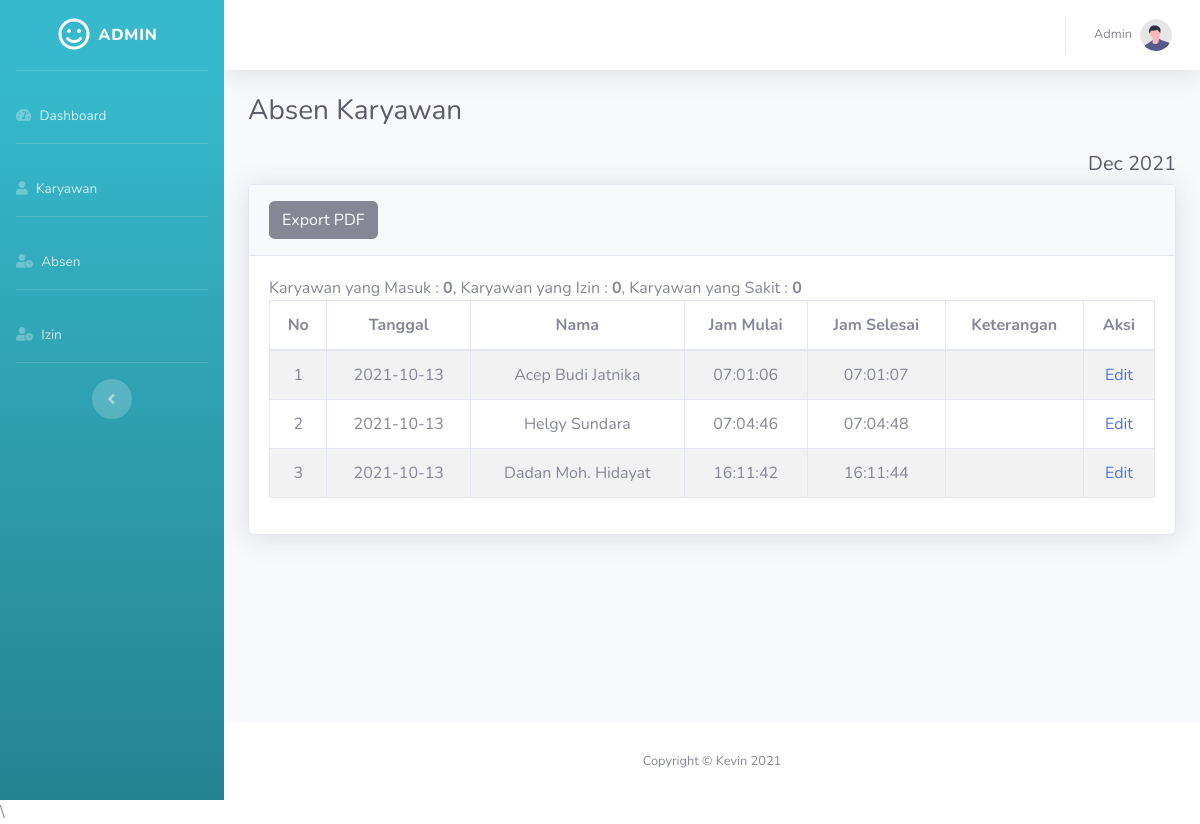
Page /absen.php (signed in) on the committed database.
### tables this page shows
CREATE TABLE `tb_absen` (
  `id` int(11) NOT NULL,
  `nik` varchar(200) NOT NULL,
  `tanggal` date NOT NULL,
  `start` time NOT NULL,
  `finish` time DEFAULT NULL,
  `keterangan` varchar(200) NOT NULL
);

CREATE TABLE `tb_karyawan` (
  `id` int(11) NOT NULL,
  `nama` varchar(200) NOT NULL,
  `nik` varchar(200) NOT NULL,
  `umur` int(11) NOT NULL,
  `alamat` varchar(200) NOT NULL,
  `telepon` varchar(20) NOT NULL,
  `jabatan` varchar(20) NOT NULL
);

### absen.php (the view, shortened to what this page needs)
<?php
include "connect.php";
$result = mysqli_query($koneksi, "SELECT * FROM tb_absen INNER JOIN tb_karyawan ON tb_absen.nik = tb_karyawan.nik");
$i = 1;
?>
<!DOCTYPE html>
<html lang="en">
<head>
    <link href="vendor/fontawesome-free/css/all.min.css" rel="stylesheet" type="text/css">
    <link href="css/sb-admin-2.min.css" rel="stylesheet">
    <link href="vendor/datatables/dataTables.bootstrap4.min.css" rel="stylesheet">
</head>
<body id="page-top">
    <div id="wrapper">
        <ul class="navbar-nav bg-gradient-info sidebar sidebar-dark accordion" id="accordionSidebar">
            <div class="sidebar-brand d-flex align-items-center justify-content-center">
                <div class="sidebar-brand-icon">
                    <i class="far fa-smile"></i>
                </div>
                <div class="sidebar-brand-text mx-2">Admin</div>
            </div>
            <hr class="sidebar-divider">
            <li class="nav-item">
                <a class="nav-link" href="index.php">
                    <i class="fas fa-tachometer-alt"></i>
                    <span>Dashboard</span></a>
            </li>
            <hr class="sidebar-divider">
            <li class="nav-item">
                <a class="nav-link" href="daftar.php">
                    <i class="fas fa-user"></i>
                    <span>Karyawan</span></a>
            </li>
            <hr class="sidebar-divider">
            <li class="nav-item">
                <a class="nav-link" href="absen.php">
                    <i class="fas fa-user-clock"></i>
                    <span>Absen</span></a>
            </li>
            <hr class="sidebar-divider">
            <li class="nav-item">
                <a class="nav-link" href="izin.php">
                    <i class="fas fa-user-clock"></i>
                    <span>Izin</span></a>
            </li>
            <hr class="sidebar-divider d-none d-md-block">
            <div class="text-center d-none d-md-inline">
                <button class="rounded-circle border-0" id="sidebarToggle"></button>
            </div>
        </ul>
        <div id="content-wrapper" class="d-flex flex-column">
            <div id="content">
                <nav class="navbar navbar-expand navbar-light bg-white topbar mb-4 static-top shadow">
                    <ul class="navbar-nav ml-auto">
                        <li class="nav-item dropdown no-arrow">
                            <a class="nav-link dropdown-toggle" href="#" id="userDropdown" role="button" data-toggle="dropdown" aria-haspopup="true" aria-expanded="false">
                                <span class="mr-2 d-none d-lg-inline text-gray-600 small">Admin</span>
                                <img class="img-profile rounded-circle" src="img/undraw_profile.svg">
                            </a>
                        </li>
                    </ul>
                </nav>
                <div class="container-fluid">
                    <h1 class="h3 mb-4 text-gray-800">Absen Karyawan</h1>
                    <h1 class="h5 text-gray-800 text-right"><?php echo $tgl=date('M Y') ?></h1>
                    <div class="card shadow mb-4">
                        <div class="card-header py-3">
                            <a href="export.php" target="_blank">
                                <button type="submit" class="btn btn-secondary">Export PDF</button>
                            </a>
                        </div>
                        <div class="card-body">
                            <div class="table-responsive table-striped">
                                <table class="table table-bordered" id="dataTable" width="100%" cellspacing="0">
                                    <thead>
                                        <tr class="text-center">
                                            <th>No</th>
                                            <th>Tanggal</th>
                                            <th>Nama</th>
                                            <th>Jam Mulai</th>
                                            <th>Jam Selesai</th>
                                            <th>Keterangan</th>
                                            <th>Aksi</th>
                                        </tr>
                                    </thead>
                                    <?php
                                    while ($jam = mysqli_fetch_array($result)) {
                                        echo "<tr class='text-center'>";
                                        echo "<td>" . $i++ . "</td>";
                                        echo "<td>" . $jam['tanggal'] . "</td>";
                                        echo "<td>" . $jam['nama'] . "</td>";
                                        echo "<td>" . $jam['start'] . "</td>";
                                        echo "<td>" . $jam['finish'] . "</td>";
                                        echo "<td>" . $jam['keterangan'] . "</td>";
                                        echo "<td>
                                        <a href='absen-edit.php?id=$jam[id]'>Edit</a>
                                        </td>";
                                        echo "</tr>";
                                    }
                                    ?>
                                    <?php
                                        $result3 = mysqli_query($koneksi, "SELECT COUNT(keterangan) FROM tb_absen WHERE keterangan='✓'");
                                        $hasil = mysqli_fetch_array($result3);
                                        echo "Karyawan yang Masuk : <strong>$hasil[0]</strong> ";
                                    ?>
                                    <?php
                                        $result4 = mysqli_query($koneksi, "SELECT COUNT(keterangan) FROM tb_absen WHERE keterangan='Izin'");
                                        $hasil1 = mysqli_fetch_array($result4);
                                        echo "Karyawan yang Izin : <strong>$hasil1[0]</strong> ";
                                    ?>
                                    <?php
                                        $result5 = mysqli_query($koneksi, "SELECT COUNT(keterangan) FROM tb_absen WHERE keterangan='Sakit'");
                                        $hasil2 = mysqli_fetch_array($result5);
                                        echo "Karyawan yang Sakit : <strong>$hasil2[0]</strong> ";
                                    ?>
                                </table>
                            </div>
                        </div>
                    </div>
                </div>
            </div>
            <footer class="sticky-footer bg-white">
                <div class="container my-auto">
                    <div class="copyright text-center my-auto">
                        <span>Copyright &copy; Kevin 2021</span>
                    </div>
                </div>
            </footer>
        </div>
    </div>
    <script src="js/sb-admin-2.min.js"></script>\
</body>
</html>

### rows in the picture
tb_absen: tanggal "2021-10-13", tb_karyawan.nama "Acep Budi Jatnika", start "07:01:06", finish "07:01:07"
tb_absen: tanggal "2021-10-13", tb_karyawan.nama "Helgy Sundara", start "07:04:46", finish "07:04:48"
tb_absen: tanggal "2021-10-13", tb_karyawan.nama "Dadan Moh. Hidayat", start "16:11:42", finish "16:11:44"

### other values in the picture
$hasil[0] "0"
$hasil1[0] "0"
$hasil2[0] "0"
